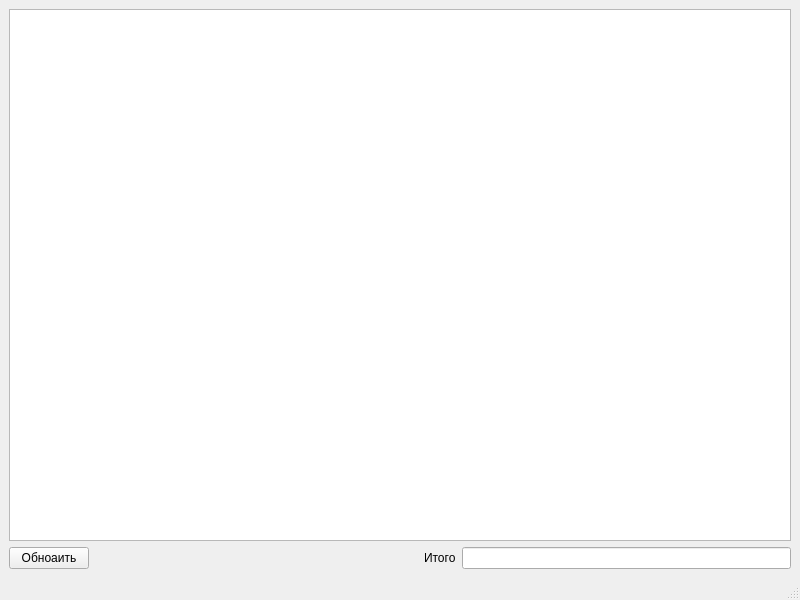
<?xml version="1.0" encoding="UTF-8"?>
<ui version="4.0">
 <class>MainWindow</class>
 <widget class="QMainWindow" name="MainWindow">
  <property name="geometry">
   <rect>
    <x>0</x>
    <y>0</y>
    <width>800</width>
    <height>600</height>
   </rect>
  </property>
  <property name="windowTitle">
   <string>MainWindow</string>
  </property>
  <widget class="QWidget" name="centralwidget">
   <layout class="QVBoxLayout" name="verticalLayout">
    <item>
     <widget class="QTableWidget" name="tableWidget">
      <attribute name="horizontalHeaderStretchLastSection">
       <bool>true</bool>
      </attribute>
     </widget>
    </item>
    <item>
     <layout class="QHBoxLayout" name="horizontalLayout">
      <item>
       <widget class="QPushButton" name="pushButton">
        <property name="text">
         <string>Обноаить</string>
        </property>
       </widget>
      </item>
      <item>
       <spacer name="horizontalSpacer">
        <property name="orientation">
         <enum>Qt::Horizontal</enum>
        </property>
        <property name="sizeHint" stdset="0">
         <size>
          <width>40</width>
          <height>20</height>
         </size>
        </property>
       </spacer>
      </item>
      <item>
       <widget class="QLabel" name="label">
        <property name="text">
         <string>Итого</string>
        </property>
       </widget>
      </item>
      <item>
       <widget class="QLineEdit" name="lineEdit"/>
      </item>
     </layout>
    </item>
   </layout>
  </widget>
  <widget class="QMenuBar" name="menubar">
   <property name="geometry">
    <rect>
     <x>0</x>
     <y>0</y>
     <width>800</width>
     <height>22</height>
    </rect>
   </property>
  </widget>
  <widget class="QStatusBar" name="statusbar"/>
 </widget>
 <resources/>
 <connections/>
</ui>
